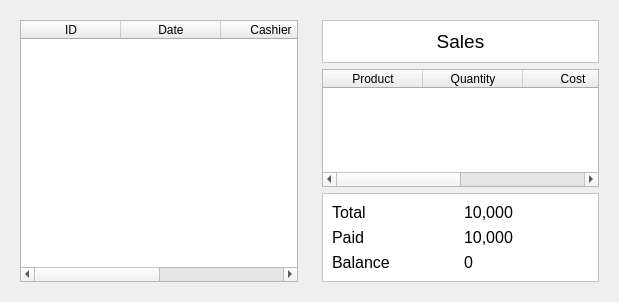
<?xml version="1.0" encoding="UTF-8"?>
<ui version="4.0">
 <class>Form</class>
 <widget class="QWidget" name="Form">
  <property name="geometry">
   <rect>
    <x>0</x>
    <y>0</y>
    <width>619</width>
    <height>302</height>
   </rect>
  </property>
  <property name="windowTitle">
   <string>Form</string>
  </property>
  <layout class="QHBoxLayout" name="horizontalLayout" stretch="0,0">
   <item>
    <widget class="QWidget" name="widget" native="true">
     <layout class="QVBoxLayout" name="verticalLayout">
      <item>
       <widget class="QTableWidget" name="saleGroupsTable">
        <property name="editTriggers">
         <set>QAbstractItemView::NoEditTriggers</set>
        </property>
        <property name="dragEnabled">
         <bool>true</bool>
        </property>
        <property name="cornerButtonEnabled">
         <bool>false</bool>
        </property>
        <attribute name="verticalHeaderVisible">
         <bool>false</bool>
        </attribute>
        <column>
         <property name="text">
          <string>ID</string>
         </property>
        </column>
        <column>
         <property name="text">
          <string>Date</string>
         </property>
        </column>
        <column>
         <property name="text">
          <string>Cashier</string>
         </property>
        </column>
        <column>
         <property name="text">
          <string>Total Cost</string>
         </property>
        </column>
       </widget>
      </item>
     </layout>
    </widget>
   </item>
   <item>
    <widget class="QFrame" name="frame_2">
     <layout class="QVBoxLayout" name="verticalLayout_2">
      <item>
       <widget class="QFrame" name="frame_4">
        <property name="styleSheet">
         <string notr="true">background:white;</string>
        </property>
        <property name="frameShape">
         <enum>QFrame::StyledPanel</enum>
        </property>
        <layout class="QHBoxLayout" name="horizontalLayout_3">
         <item>
          <widget class="QLabel" name="label_2">
           <property name="font">
            <font>
             <pointsize>14</pointsize>
            </font>
           </property>
           <property name="text">
            <string>Sales</string>
           </property>
           <property name="alignment">
            <set>Qt::AlignCenter</set>
           </property>
          </widget>
         </item>
        </layout>
       </widget>
      </item>
      <item>
       <widget class="QTableWidget" name="salesTable">
        <property name="editTriggers">
         <set>QAbstractItemView::NoEditTriggers</set>
        </property>
        <attribute name="horizontalHeaderVisible">
         <bool>true</bool>
        </attribute>
        <attribute name="verticalHeaderVisible">
         <bool>false</bool>
        </attribute>
        <column>
         <property name="text">
          <string>Product</string>
         </property>
        </column>
        <column>
         <property name="text">
          <string>Quantity</string>
         </property>
        </column>
        <column>
         <property name="text">
          <string>Cost</string>
         </property>
        </column>
        <column>
         <property name="text">
          <string>Total</string>
         </property>
        </column>
       </widget>
      </item>
      <item>
       <widget class="QFrame" name="frame_6">
        <property name="styleSheet">
         <string notr="true">background:white;</string>
        </property>
        <property name="frameShape">
         <enum>QFrame::StyledPanel</enum>
        </property>
        <layout class="QGridLayout" name="gridLayout">
         <item row="0" column="0">
          <widget class="QLabel" name="label_3">
           <property name="font">
            <font>
             <pointsize>12</pointsize>
            </font>
           </property>
           <property name="text">
            <string>Total</string>
           </property>
          </widget>
         </item>
         <item row="0" column="1">
          <widget class="QLabel" name="amountLabel">
           <property name="font">
            <font>
             <pointsize>12</pointsize>
            </font>
           </property>
           <property name="text">
            <string>10,000</string>
           </property>
          </widget>
         </item>
         <item row="1" column="0">
          <widget class="QLabel" name="label_5">
           <property name="font">
            <font>
             <pointsize>12</pointsize>
            </font>
           </property>
           <property name="text">
            <string>Paid</string>
           </property>
          </widget>
         </item>
         <item row="1" column="1">
          <widget class="QLabel" name="paidLabel">
           <property name="font">
            <font>
             <pointsize>12</pointsize>
            </font>
           </property>
           <property name="text">
            <string>10,000</string>
           </property>
          </widget>
         </item>
         <item row="2" column="0">
          <widget class="QLabel" name="label_7">
           <property name="font">
            <font>
             <pointsize>12</pointsize>
            </font>
           </property>
           <property name="text">
            <string>Balance</string>
           </property>
          </widget>
         </item>
         <item row="2" column="1">
          <widget class="QLabel" name="balanceLabel">
           <property name="font">
            <font>
             <pointsize>12</pointsize>
            </font>
           </property>
           <property name="text">
            <string>0</string>
           </property>
          </widget>
         </item>
        </layout>
       </widget>
      </item>
     </layout>
    </widget>
   </item>
  </layout>
 </widget>
 <resources/>
 <connections/>
</ui>
